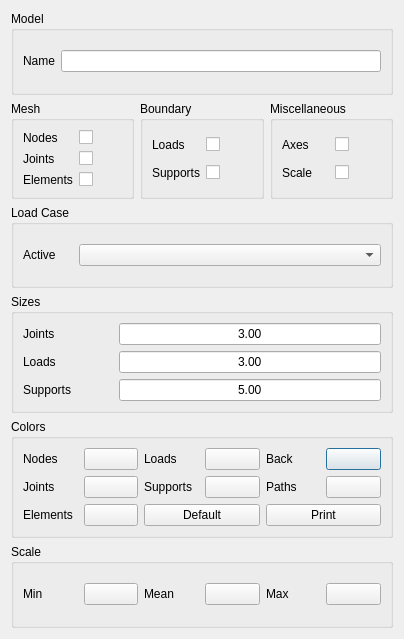
<?xml version="1.0" encoding="UTF-8"?>
<ui version="4.0">
 <class>Model</class>
 <widget class="QDialog" name="Model">
  <property name="geometry">
   <rect>
    <x>0</x>
    <y>0</y>
    <width>404</width>
    <height>639</height>
   </rect>
  </property>
  <property name="windowTitle">
   <string>Plot</string>
  </property>
  <property name="modal">
   <bool>false</bool>
  </property>
  <layout class="QGridLayout" name="gridLayout_4">
   <item row="1" column="0">
    <widget class="QGroupBox" name="mesh">
     <property name="title">
      <string>Mesh</string>
     </property>
     <layout class="QGridLayout" name="gridLayout">
      <item row="0" column="1">
       <widget class="QCheckBox" name="check_nodes">
        <property name="text">
         <string/>
        </property>
       </widget>
      </item>
      <item row="3" column="0">
       <widget class="QLabel" name="label_elements">
        <property name="text">
         <string>Elements</string>
        </property>
       </widget>
      </item>
      <item row="3" column="1">
       <widget class="QCheckBox" name="check_elements">
        <property name="text">
         <string/>
        </property>
       </widget>
      </item>
      <item row="0" column="0">
       <widget class="QLabel" name="label_nodes">
        <property name="text">
         <string>Nodes</string>
        </property>
       </widget>
      </item>
      <item row="1" column="0">
       <widget class="QLabel" name="label_joints">
        <property name="text">
         <string>Joints</string>
        </property>
       </widget>
      </item>
      <item row="1" column="1">
       <widget class="QCheckBox" name="check_joints">
        <property name="text">
         <string/>
        </property>
       </widget>
      </item>
     </layout>
    </widget>
   </item>
   <item row="1" column="1">
    <widget class="QGroupBox" name="boundary">
     <property name="title">
      <string>Boundary</string>
     </property>
     <layout class="QGridLayout" name="gridLayout_2">
      <item row="1" column="0">
       <widget class="QLabel" name="label_loads">
        <property name="text">
         <string>Loads</string>
        </property>
       </widget>
      </item>
      <item row="1" column="1">
       <widget class="QCheckBox" name="check_loads">
        <property name="text">
         <string/>
        </property>
       </widget>
      </item>
      <item row="2" column="0">
       <widget class="QLabel" name="label_supports">
        <property name="text">
         <string>Supports</string>
        </property>
       </widget>
      </item>
      <item row="2" column="1">
       <widget class="QCheckBox" name="check_supports">
        <property name="text">
         <string/>
        </property>
       </widget>
      </item>
     </layout>
    </widget>
   </item>
   <item row="1" column="2">
    <widget class="QGroupBox" name="misc">
     <property name="title">
      <string>Miscellaneous</string>
     </property>
     <layout class="QGridLayout" name="gridLayout_8">
      <item row="0" column="0">
       <widget class="QLabel" name="label_axes">
        <property name="text">
         <string>Axes</string>
        </property>
       </widget>
      </item>
      <item row="0" column="1">
       <widget class="QCheckBox" name="check_axes">
        <property name="text">
         <string/>
        </property>
       </widget>
      </item>
      <item row="1" column="0">
       <widget class="QLabel" name="label_scale">
        <property name="text">
         <string>Scale</string>
        </property>
       </widget>
      </item>
      <item row="1" column="1">
       <widget class="QCheckBox" name="check_scale">
        <property name="text">
         <string/>
        </property>
       </widget>
      </item>
     </layout>
    </widget>
   </item>
   <item row="0" column="0" colspan="3">
    <widget class="QGroupBox" name="model">
     <property name="title">
      <string>Model</string>
     </property>
     <layout class="QGridLayout" name="gridLayout_3">
      <item row="0" column="0">
       <widget class="QLabel" name="label_name">
        <property name="text">
         <string>Name</string>
        </property>
       </widget>
      </item>
      <item row="0" column="1">
       <widget class="QLineEdit" name="edit_name"/>
      </item>
     </layout>
    </widget>
   </item>
   <item row="2" column="0" colspan="3">
    <widget class="QGroupBox" name="load_case">
     <property name="title">
      <string>Load Case</string>
     </property>
     <layout class="QGridLayout" name="gridLayout_6">
      <item row="0" column="0">
       <widget class="QLabel" name="label_case">
        <property name="maximumSize">
         <size>
          <width>50</width>
          <height>16777215</height>
         </size>
        </property>
        <property name="text">
         <string>Active</string>
        </property>
       </widget>
      </item>
      <item row="0" column="1">
       <widget class="QComboBox" name="combo_case">
        <property name="minimumSize">
         <size>
          <width>0</width>
          <height>0</height>
         </size>
        </property>
       </widget>
      </item>
     </layout>
    </widget>
   </item>
   <item row="3" column="0" colspan="3">
    <widget class="QGroupBox" name="sizes">
     <property name="title">
      <string>Sizes</string>
     </property>
     <layout class="QGridLayout" name="gridLayout_7">
      <item row="1" column="1">
       <widget class="QLineEdit" name="edit_size_loads">
        <property name="text">
         <string>3.00</string>
        </property>
        <property name="alignment">
         <set>Qt::AlignCenter</set>
        </property>
       </widget>
      </item>
      <item row="1" column="0">
       <widget class="QLabel" name="label_size_loads">
        <property name="text">
         <string>Loads</string>
        </property>
       </widget>
      </item>
      <item row="3" column="0">
       <widget class="QLabel" name="label_size_supports">
        <property name="text">
         <string>Supports</string>
        </property>
       </widget>
      </item>
      <item row="0" column="1">
       <widget class="QLineEdit" name="edit_size_joints">
        <property name="text">
         <string>3.00</string>
        </property>
        <property name="alignment">
         <set>Qt::AlignCenter</set>
        </property>
       </widget>
      </item>
      <item row="0" column="0">
       <widget class="QLabel" name="label_size_joints">
        <property name="minimumSize">
         <size>
          <width>90</width>
          <height>0</height>
         </size>
        </property>
        <property name="text">
         <string>Joints</string>
        </property>
       </widget>
      </item>
      <item row="3" column="1">
       <widget class="QLineEdit" name="edit_size_supports">
        <property name="text">
         <string>5.00</string>
        </property>
        <property name="alignment">
         <set>Qt::AlignCenter</set>
        </property>
       </widget>
      </item>
     </layout>
    </widget>
   </item>
   <item row="4" column="0" colspan="3">
    <widget class="QGroupBox" name="colors">
     <property name="title">
      <string>Colors</string>
     </property>
     <layout class="QGridLayout" name="gridLayout_5">
      <item row="0" column="7">
       <widget class="QPushButton" name="button_back">
        <property name="maximumSize">
         <size>
          <width>200</width>
          <height>16777215</height>
         </size>
        </property>
        <property name="text">
         <string/>
        </property>
        <property name="icon">
         <iconset theme="applications-graphics">
          <normaloff>.</normaloff>.</iconset>
        </property>
       </widget>
      </item>
      <item row="0" column="6">
       <widget class="QLabel" name="label_color_back">
        <property name="text">
         <string>Back</string>
        </property>
       </widget>
      </item>
      <item row="0" column="0">
       <widget class="QLabel" name="label_color_nodes">
        <property name="text">
         <string>Nodes</string>
        </property>
       </widget>
      </item>
      <item row="0" column="1">
       <widget class="QPushButton" name="button_nodes">
        <property name="maximumSize">
         <size>
          <width>200</width>
          <height>16777215</height>
         </size>
        </property>
        <property name="text">
         <string/>
        </property>
        <property name="icon">
         <iconset theme="applications-graphics">
          <normaloff>.</normaloff>.</iconset>
        </property>
       </widget>
      </item>
      <item row="1" column="0">
       <widget class="QLabel" name="label_color_joints">
        <property name="text">
         <string>Joints</string>
        </property>
       </widget>
      </item>
      <item row="4" column="0">
       <widget class="QLabel" name="label_color_elements">
        <property name="text">
         <string>Elements</string>
        </property>
       </widget>
      </item>
      <item row="1" column="1">
       <widget class="QPushButton" name="button_joints">
        <property name="maximumSize">
         <size>
          <width>200</width>
          <height>16777215</height>
         </size>
        </property>
        <property name="text">
         <string/>
        </property>
        <property name="icon">
         <iconset theme="applications-graphics">
          <normaloff>.</normaloff>.</iconset>
        </property>
       </widget>
      </item>
      <item row="4" column="1">
       <widget class="QPushButton" name="button_elements">
        <property name="maximumSize">
         <size>
          <width>200</width>
          <height>16777215</height>
         </size>
        </property>
        <property name="text">
         <string/>
        </property>
        <property name="icon">
         <iconset theme="applications-graphics">
          <normaloff>.</normaloff>.</iconset>
        </property>
       </widget>
      </item>
      <item row="0" column="2">
       <widget class="QLabel" name="label_color_loads">
        <property name="text">
         <string>Loads</string>
        </property>
       </widget>
      </item>
      <item row="0" column="3">
       <widget class="QPushButton" name="button_loads">
        <property name="maximumSize">
         <size>
          <width>200</width>
          <height>16777215</height>
         </size>
        </property>
        <property name="text">
         <string/>
        </property>
        <property name="icon">
         <iconset theme="applications-graphics">
          <normaloff>.</normaloff>.</iconset>
        </property>
       </widget>
      </item>
      <item row="1" column="2">
       <widget class="QLabel" name="label_color_supports">
        <property name="text">
         <string>Supports</string>
        </property>
       </widget>
      </item>
      <item row="1" column="3">
       <widget class="QPushButton" name="button_supports">
        <property name="maximumSize">
         <size>
          <width>200</width>
          <height>16777215</height>
         </size>
        </property>
        <property name="text">
         <string/>
        </property>
        <property name="icon">
         <iconset theme="applications-graphics">
          <normaloff>.</normaloff>.</iconset>
        </property>
       </widget>
      </item>
      <item row="1" column="6">
       <widget class="QLabel" name="label_color_paths">
        <property name="text">
         <string>Paths</string>
        </property>
       </widget>
      </item>
      <item row="1" column="7">
       <widget class="QPushButton" name="button_paths">
        <property name="text">
         <string/>
        </property>
        <property name="icon">
         <iconset theme="applications-graphics">
          <normaloff>.</normaloff>.</iconset>
        </property>
       </widget>
      </item>
      <item row="4" column="2" colspan="2">
       <widget class="QPushButton" name="button_reset">
        <property name="text">
         <string>Default</string>
        </property>
       </widget>
      </item>
      <item row="4" column="6" colspan="2">
       <widget class="QPushButton" name="button_print">
        <property name="text">
         <string>Print</string>
        </property>
       </widget>
      </item>
     </layout>
    </widget>
   </item>
   <item row="5" column="0" colspan="3">
    <widget class="QGroupBox" name="scale">
     <property name="title">
      <string>Scale</string>
     </property>
     <layout class="QGridLayout" name="gridLayout_9">
      <item row="0" column="0">
       <widget class="QLabel" name="label_scale_min">
        <property name="text">
         <string>Min</string>
        </property>
       </widget>
      </item>
      <item row="0" column="1">
       <widget class="QPushButton" name="button_scale_min">
        <property name="text">
         <string/>
        </property>
        <property name="icon">
         <iconset theme="applications-graphics">
          <normaloff>.</normaloff>.</iconset>
        </property>
       </widget>
      </item>
      <item row="0" column="2">
       <widget class="QLabel" name="label_scale_mean">
        <property name="text">
         <string>Mean</string>
        </property>
       </widget>
      </item>
      <item row="0" column="3">
       <widget class="QPushButton" name="button_scale_mean">
        <property name="text">
         <string/>
        </property>
        <property name="icon">
         <iconset theme="applications-graphics">
          <normaloff>.</normaloff>.</iconset>
        </property>
       </widget>
      </item>
      <item row="0" column="4">
       <widget class="QLabel" name="label_scale_max">
        <property name="text">
         <string>Max</string>
        </property>
       </widget>
      </item>
      <item row="0" column="5">
       <widget class="QPushButton" name="button_scale_max">
        <property name="text">
         <string/>
        </property>
        <property name="icon">
         <iconset theme="applications-graphics">
          <normaloff>.</normaloff>.</iconset>
        </property>
       </widget>
      </item>
     </layout>
    </widget>
   </item>
  </layout>
 </widget>
 <tabstops>
  <tabstop>edit_name</tabstop>
  <tabstop>check_nodes</tabstop>
  <tabstop>check_joints</tabstop>
  <tabstop>check_elements</tabstop>
  <tabstop>check_loads</tabstop>
  <tabstop>check_supports</tabstop>
  <tabstop>check_axes</tabstop>
  <tabstop>check_scale</tabstop>
  <tabstop>combo_case</tabstop>
  <tabstop>edit_size_joints</tabstop>
  <tabstop>edit_size_loads</tabstop>
  <tabstop>edit_size_supports</tabstop>
  <tabstop>button_nodes</tabstop>
  <tabstop>button_joints</tabstop>
  <tabstop>button_elements</tabstop>
  <tabstop>button_loads</tabstop>
  <tabstop>button_supports</tabstop>
  <tabstop>button_back</tabstop>
  <tabstop>button_paths</tabstop>
  <tabstop>button_reset</tabstop>
  <tabstop>button_print</tabstop>
  <tabstop>button_scale_min</tabstop>
  <tabstop>button_scale_mean</tabstop>
  <tabstop>button_scale_max</tabstop>
 </tabstops>
 <resources/>
 <connections/>
</ui>
